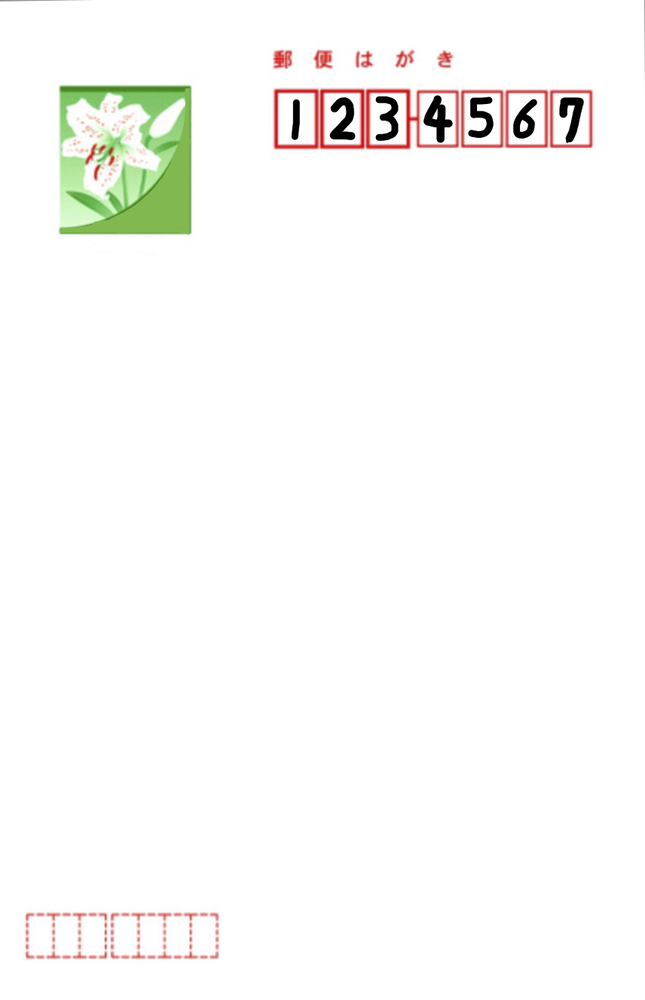
#> input picture AI_Apps(2) (AI活用演習)/10_openCV_ML/hagaki1.png, 645 x 1000 px, shrunk from 856 x 1327 before the run
$ python detect_postcode.py
#> lines starting #> are read from the running program, lines starting #| are printed output that depends on the picture; after the words box and inside, x2 and y2 are one past the last pixel; in counts of white or black regions, pixels touching at a corner belong together
# OpenCVとMatplotlibのインポート
import cv2
import matplotlib.pyplot as plt

# 郵便番号を検出する関数の定義
def detect_postcode(fname):

    # 画像の読み込み
#> called with fname = 'hagaki1.png'
    img = cv2.imread(fname)
#> img is the input picture: shape (1000, 645, 3); mean B, G, R 248.2, 250.1, 250.5

    # 画像の高さと幅を取得し、1/2と1/3にリサイズ
    h, w = img.shape[:2]
#> h = 1000; w = 645
    img = img[0:h//2, w//3:]
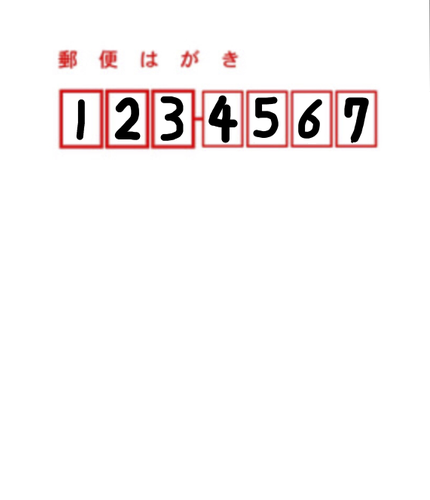
#> img: shape (500, 430, 3); mean B, G, R 245.6, 245.6, 249.3

    # グレースケール変換、ガウシアンフィルタリング、二値化
    gray = cv2.cvtColor(img, cv2.COLOR_BGR2GRAY)    # グレースケール変換
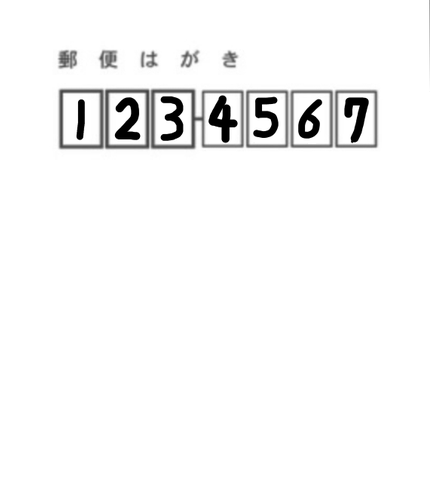
#> gray: shape (500, 430); min 0, max 255, mean 246.7
    gray = cv2.GaussianBlur(gray, (3, 3), 0)        # ガウシアンフィルタでぼかし処理
    im2 = cv2.threshold(gray, 140, 255, cv2.THRESH_BINARY_INV)[1]   # 二値化処理
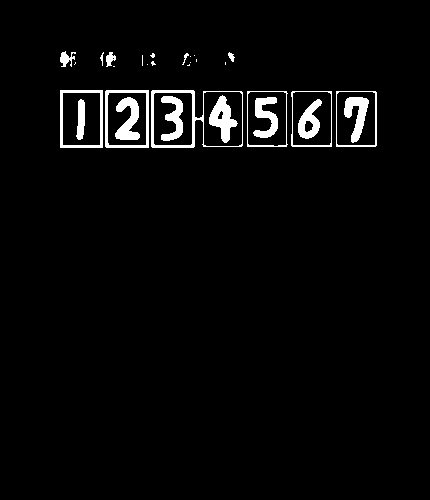
#> im2: shape (500, 430); 3.2% white; 30 white regions (12 under 20 px)

    # 輪郭の検出
    cnts = cv2.findContours(im2,        # 画像
        cv2.RETR_LIST,                  # 全ての輪郭を摘出
        cv2.CHAIN_APPROX_SIMPLE)[0]     # 必要な点だけ摘出
#> cnts = 40 contours, 15 with area under 20; largest, box (x1, y1, x2, y2) and area: (151, 90, 243, 148) 4619, (105, 90, 149, 148) 2450, (60, 90, 103, 148) 2394, (336, 91, 377, 147) 2199, (291, 91, 332, 147) 2162

    # 検出された輪郭の中から特定の幅のものを抽出し、座標を取得
    result = []
    for pt in cnts:
        x, y, w, h = cv2.boundingRect(pt)   # 各輪郭のx座標、y座標,横幅,縦幅を取得
        if not(50 < w < 70): continue       # 横幅が50以下または70以上の場合は何もしない
        result.append([x, y, w, h])         # 結果用のリストに輪郭情報を追加
#> this loop made 40 passes
#> (x, y, w, h) on passes 1 to 12: (304, 120, 10, 13), (217, 110, 7, 10), (298, 99, 24, 40), (76, 99, 9, 41), (344, 97, 25, 46), (253, 97, 25, 41), (115, 97, 25, 43), (161, 96, 22, 45), (209, 95, 29, 48), (153, 92, 40, 54), (107, 92, 40, 54), (62, 92, 39, 54)
#> (pt, x, y, w, h) on passes 22, 23, 24, 26, 28, 30: ([[60, 90], [60, 147], [102, 147], [102, 90]], 60, 90, 43, 58), ([[113, 66], [114, 66]], 113, 66, 2, 1), ([[189, 64], [188, 65], [187, 65], [189, 65]], 187, 64, 3, 2), ([[225, 62], [225, 64]], 225, 62, 1, 3), ([[75, 62], [75, 63], [74, 64], [75, 63]], 74, 62, 2, 3), ([[196, 59], [196, 61]], 196, 59, 1, 3)
#> after the loop, result = []

    # 検出された座標をx軸方向にソート
    result = sorted(result, key=lambda x: x[0])

    # ソートされた座標の中から隣り合う座標間の距離が一定以上のものを抽出
    result2 = []
    lastx = -100
    for x, y, w, h in result:
        if (x - lastx) < 10: continue
        result2.append([x, y, w, h])
        lastx = x
#> this loop made 0 passes
#> after the loop, result2 = []

    # 抽出した座標に矩形を描画
    for x, y, w, h in result2:
        cv2.rectangle(img, (x, y), (x+w, y+h), (0, 255, 0), 3)

    # 結果を返す
    return result2, img

if __name__ == '__main__':
    # 郵便番号を検出し、画像に矩形を描画した結果を表示
    cnts, img = detect_postcode("hagaki1.png")
#> cnts = []
    plt.imshow(cv2.cvtColor(img, cv2.COLOR_BGR2RGB))
    plt.savefig("detect-postcode.png", dpi=200)
    plt.show()
